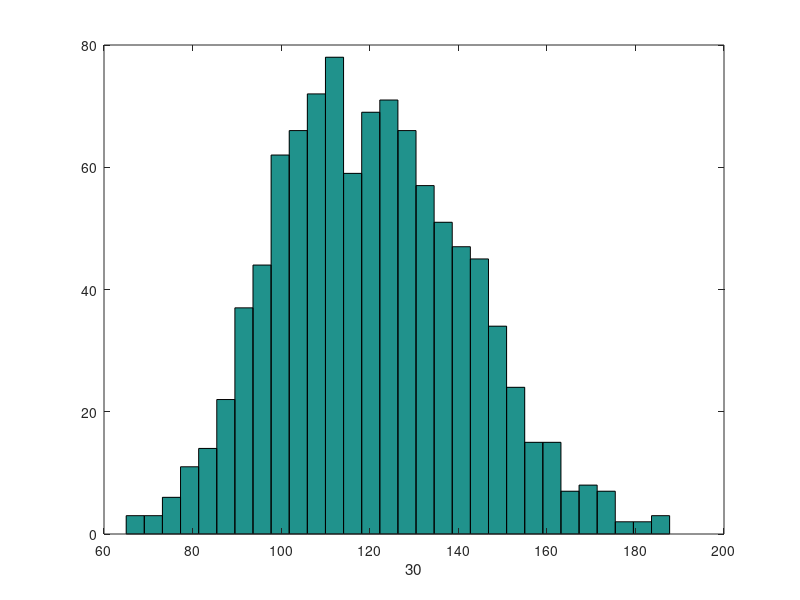

This chart was generated by the following MATLAB code:
%% CGS
M = 1e3;
N = 30;
mu = 4;
X = exprnd(mu, M, N);
S = cumsum(X, 2);
for k = 1:N
  hist(S(:, k), 30)
  xlabel(num2str(k))
  pause(0.1)
end

% N representerar antalet S.V. När N blir större går mot oändligheten
% blir summans fördelning mer lik en normalfördelning.

% När N = 1 så ser histogrammet ut som en exponentialfördelning.
% När vi ökar N så går blir fördelningen mer "normal".

% Ungefär vid N = 10 så ser fördelningen ut som en normalfördelning.
% Större N verkar inte förbättra resultatet.
